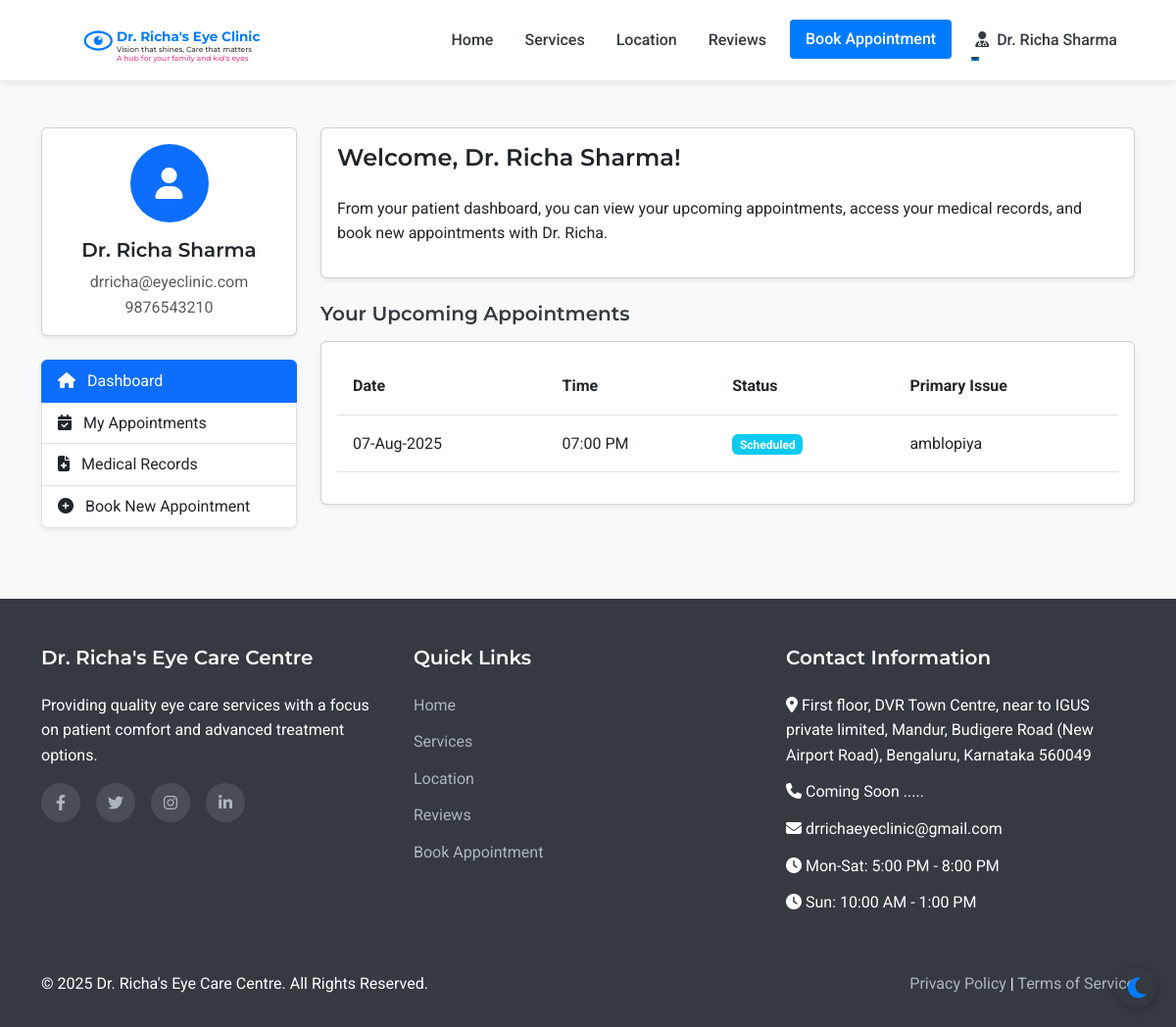
Before: /patient/dashboard (signed in) with the older database file.
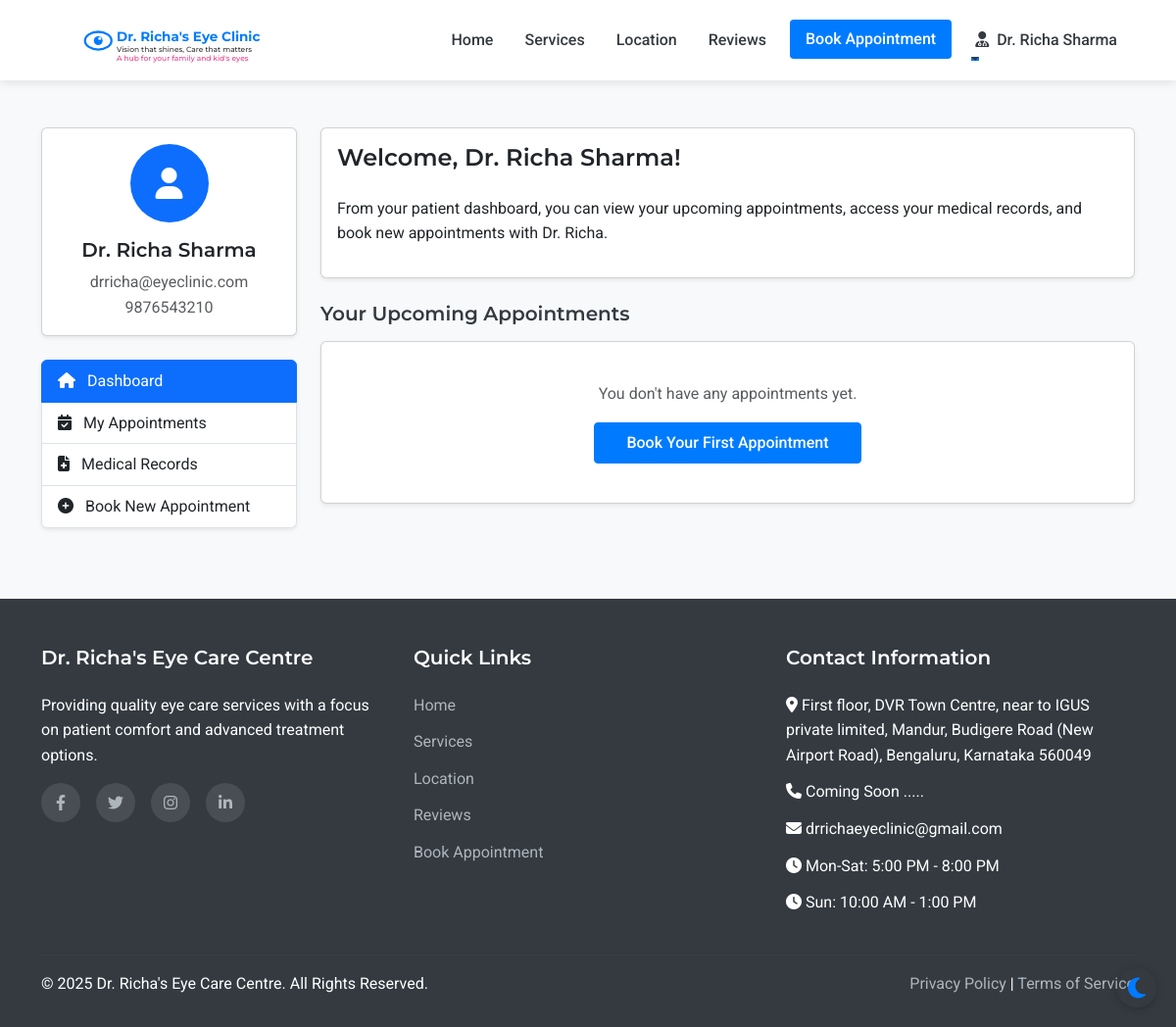
After: the same page with the newer database file.
### models.py (models this page shows, shortened)
class Appointment(db.Model):
    id = db.Column(db.Integer, primary_key=True)
    patient_id = db.Column(db.Integer, db.ForeignKey('patient.id'), nullable=False)
    appointment_date = db.Column(db.Date, nullable=False)
    appointment_time = db.Column(db.Time, nullable=False)
    primary_issue = db.Column(db.Text, nullable=True)
    referral_info = db.Column(db.String(255), nullable=True)
    status = db.Column(db.String(20), default='scheduled')  # scheduled, completed, cancelled
    created_at = db.Column(db.DateTime, default=datetime.utcnow)
    consultation_fee = db.Column(db.Float, nullable=False, default=500.0)
    payment_status = db.Column(db.String(20), default='pending')  # pending, paid

### routes.py (the view)
@app.route('/patient/dashboard')
@login_required
def patient_dashboard():
    appointments = Appointment.query.filter_by(patient_id=current_user.id).order_by(desc(Appointment.appointment_date), desc(Appointment.appointment_time)).all()
    return render_template('patient/dashboard.html', appointments=appointments)

### app.py (called while the page is built)
@login_manager.user_loader
def load_user(user_id):
    from models import Doctor, Assistant, Admin, Patient
    try:
        if user_id.startswith('doctor_'):
            return Doctor.query.get(int(user_id.split('_')[1]))
        elif user_id.startswith('assistant_'):
            return Assistant.query.get(int(user_id.split('_')[1]))
        elif user_id.startswith('admin_'):
            return Admin.query.get(int(user_id.split('_')[1]))
        else:
            return Patient.query.get(int(user_id))
    except (ValueError, AttributeError):
        return None

### routes.py (called while the page is built)
@app.context_processor
def inject_now():
    return {'now': datetime.now()}

### templates/patient/dashboard.html (shortened to what the changed rows need)
{% extends 'layout.html' %}
{% block content %}
<section class="py-5 bg-light">
    <div class="container">
        <div class="row">
            <div class="col-lg-9">
                <div class="card shadow-sm">
                    <div class="card-body">
                        {% if appointments %}
                            <div class="table-responsive">
                                <table class="table table-hover">
                                    <thead>
                                        <tr>
                                            <th>Date</th>
                                            <th>Time</th>
                                            <th>Status</th>
                                            <th>Primary Issue</th>
                                        </tr>
                                    </thead>
                                    <tbody>
                                        {% for appointment in appointments %}
                                            {% if appointment.appointment_date >= now.date() %}
                                                <tr>
                                                    <td>{{ appointment.appointment_date.strftime('%d-%b-%Y') }}</td>
                                                    <td>{{ appointment.appointment_time.strftime('%I:%M %p') }}</td>
                                                    <td>
                                                        {% if appointment.status == 'scheduled' %}
                                                            <span class="badge bg-info">Scheduled</span>
                                                        {% elif appointment.status == 'completed' %}
                                                            <span class="badge bg-success">Completed</span>
                                                        {% else %}
                                                            <span class="badge bg-secondary">{{ appointment.status }}</span>
                                                        {% endif %}
                                                    </td>
                                                    <td>{{ appointment.primary_issue or 'Not specified' }}</td>
                                                </tr>
                                            {% endif %}
                                        {% endfor %}
                                    </tbody>
                                </table>
                            </div>
                            {% set upcoming_count = appointments|selectattr('appointment_date', 'ge', now.date())|list|length %}
                        {% else %}
                            <div class="text-center p-4">
                                <p class="text-muted mb-3">You don't have any appointments yet.</p>
                                <a href="{{ url_for('appointment') }}" class="btn btn-primary">Book Your First Appointment</a>
                            </div>
                        {% endif %}
                    </div>
                </div>
            </div>
        </div>
    </div>
</section>
{% endblock %}

Changed rows visible on the page:
removed Appointment: appointment_date "07-Aug-2025", appointment_time "07:00 PM", status "Scheduled", primary_issue "amblopiya"
Other visible differences:
text no longer shown: "Date Time Status Primary Issue"
text now shown: "You don't have any appointments yet. Book Your First Appointment"
